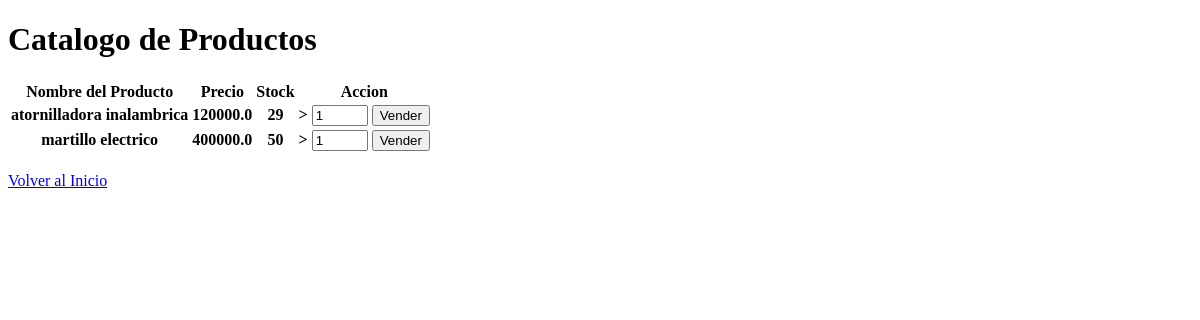
Page /ventas on the earlier database version.
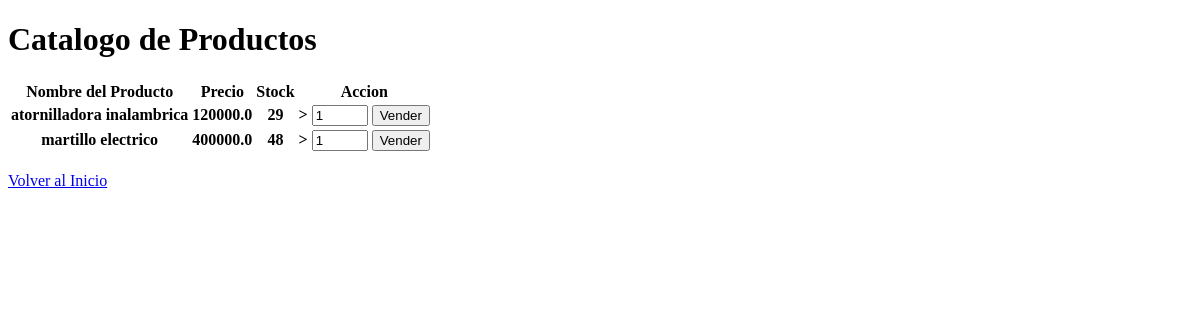
Same page on the later database version.
### db.py (models this page shows)
class Producto(Base):
    __tablename__ = "producto"
    id_producto = Column(Integer, primary_key=True, autoincrement=True)
    nombre = Column(String, nullable=False)
    precio = Column(Float, nullable=False)
    stock = Column(Integer, nullable=False)
    activo = Column(Boolean, default=True)
    fk_id_categoria = Column(Integer, ForeignKey("categoria.id_categoria"), nullable=False)
    categoria = relationship("Categoria")

### app.py (the view)
@app.route("/ventas", methods=["GET", "POST"])
def seccionVentas():
    return ventaProducto()

### venta.py (called while the page is built, shortened)
def ventaProducto():
    db_cursor = Session()
    try:
        productoDisponible = (
            db_cursor.query(Producto).filter(Producto.activo == True, Producto.stock > 0).all()
        )
        clientes = db_cursor.query(Cliente).filter_by(activo=True).all()
        return render_template("ventas.html", productos=productoDisponible, clientes=clientes)
    finally:
        db_cursor.close()

### templates/ventas.html (shortened to what this page needs)
<!DOCTYPE html>
<html lang="en">
<head>
</head>
<body>
    <h1>Catalogo de Productos</h1>
    <table>
        <thead>
            <tr>
            <th>Nombre del Producto</th>
            <th>Precio</th>
            <th>Stock</th>
            <th>Accion</th>
            </tr>
        </thead>
        <tbody>
         {% for pro in productos %}
         <tr>
            <th>{{pro.nombre}}</th>
            <th>{{pro.precio}}</th>
            <th>{{pro.stock}}</th>
            <th>
            <form action="{{url_for('seccionVentas')}}" method="POST" style="display: inline-block;">
                >
                <input type="number" name="cantidad" min="1" max="{{pro.stock}}" value="1" required>
                <button type="submit" onclick="alert('Se descontador ' + this.form.cantidad.value + ' unidades del stock exitosamente');"> Vender</button>
            </form></th>
         </tr>
         {% endfor %}
        </tbody>
    </table>
    <br>
    <a href="{{url_for('home')}}">Volver al Inicio</a>
</body>
</html>

Differences in the rows shown:
changed Producto "martillo electrico": stock "50" → "48"
